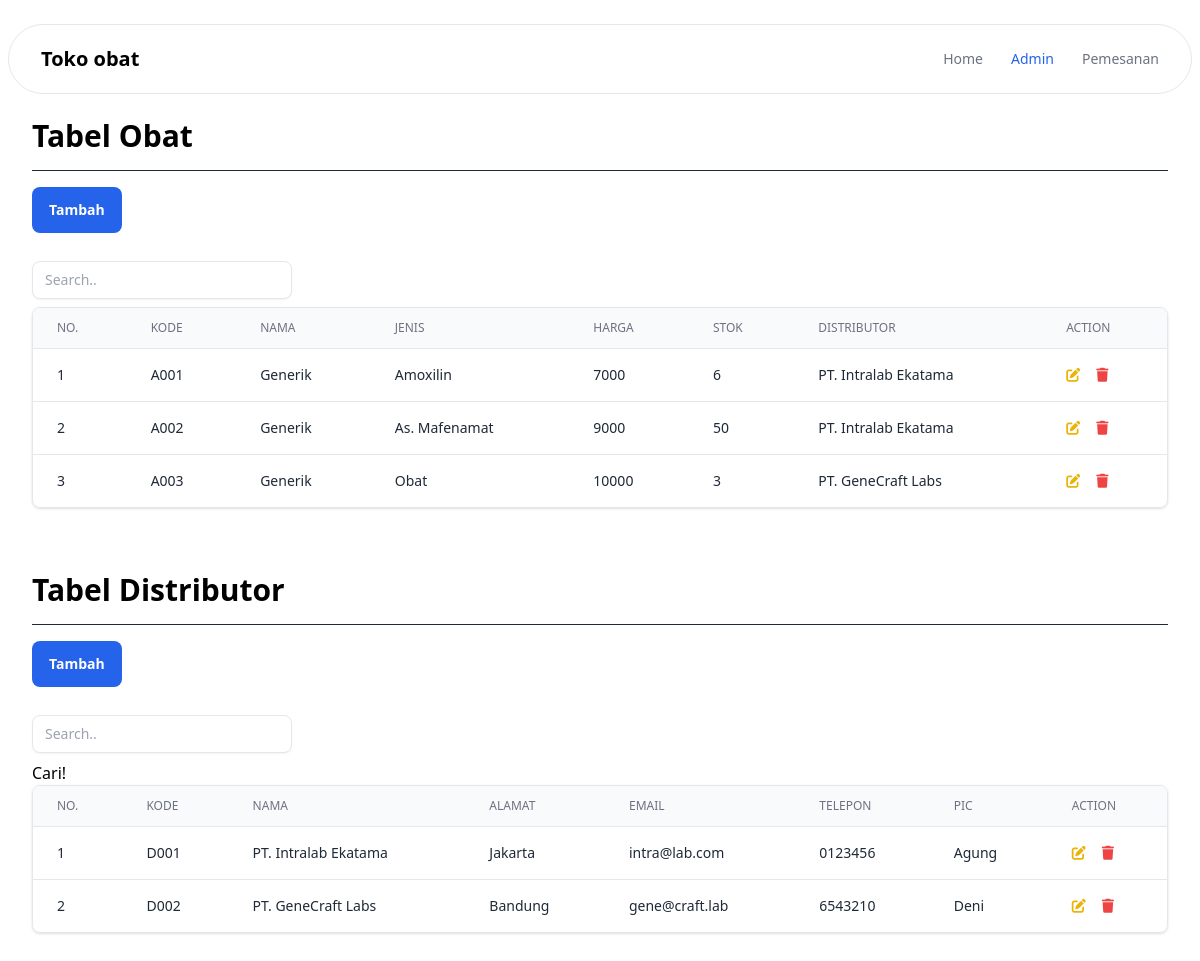
The app's page /admin.php with its own data.
### tables this page shows
CREATE TABLE `t_obat` (
  `id` int(11) NOT NULL,
  `kode` varchar(255) NOT NULL,
  `jenis` varchar(255) NOT NULL,
  `nama` varchar(255) NOT NULL,
  `harga` int(11) NOT NULL,
  `stok` int(11) NOT NULL,
  `id_distributor` int(11) NOT NULL
);

CREATE TABLE `t_distributor` (
  `id` int(11) NOT NULL,
  `kode` varchar(255) DEFAULT NULL,
  `nama` varchar(255) DEFAULT NULL,
  `alamat` varchar(255) DEFAULT NULL,
  `email` varchar(255) DEFAULT NULL,
  `telepon` varchar(255) DEFAULT NULL,
  `pic` varchar(255) DEFAULT NULL
);

### functions.php (called while the page is built, shortened)
<?php
$conn = mysqli_connect("localhost", "root", "", "toko_obat");
function query($query)
{
  global $conn;
  $result = mysqli_query($conn, $query);
  $rows = [];
  while ($row = mysqli_fetch_assoc($result)) {
    $rows[] = $row;
  }
  return $rows;
}

### admin.php (the view, shortened to what this page needs)
<?php
require 'functions.php';
$data_distributor = query("SELECT * FROM t_distributor");
$data_obat = query("SELECT t_obat.*, t_distributor.nama AS nama_distributor FROM t_obat JOIN t_distributor ON t_obat.id_distributor = t_distributor.id");
?>
<!DOCTYPE html>
<html>
<head>
    <link href="./output.css" rel="stylesheet">
</head>
<body>
    <header class="z-50 flex flex-wrap w-full text-sm md:justify-start md:flex-nowrap">
        <nav class="mt-6 relative max-w-[85rem] w-full bg-white border border-gray-200 rounded-[36px] mx-2 py-3 px-4 md:flex md:items-center md:justify-between md:py-0 md:px-6 lg:px-8 xl:mx-auto dark:bg-neutral-800 dark:border-neutral-700" aria-label="Global">
            <div class="flex items-center justify-between">
                <a class="flex-none text-xl font-semibold dark:text-white" href="index.php" aria-label="Brand">Toko obat</a>
            </div>
            <div id="navbar-collapse-with-animation" class="hidden overflow-hidden transition-all duration-300 hs-collapse basis-full grow md:block">
                <div class="flex flex-col mt-5 gap-y-4 gap-x-0 md:flex-row md:items-center md:justify-end md:gap-y-0 md:gap-x-7 md:mt-0 md:ps-7">
                    <a class="font-medium text-gray-500 hover:text-gray-400 md:py-6 dark:text-neutral-400 dark:hover:text-neutral-500" href="index.php">Home</a>
                    <a class="font-medium text-blue-600 md:py-6 dark:text-blue-500" href="admin.php" aria-current="page">Admin</a>
                    <a class="font-medium text-gray-500 hover:text-gray-400 md:py-6 dark:text-neutral-400 dark:hover:text-neutral-500" href="pemesanan.php">Pemesanan</a>
                </div>
            </div>
        </nav>
    </header>
    <main id="content">
        <div class=" max-w-[85rem] mx-auto px-4 sm:px-6 lg:px-8 pt-6 pb-2">
            <h1 class="text-3xl font-bold">Tabel Obat</h1>
            <hr class="my-4 border-gray-800 dark:border-white">
            <button type="button" class="inline-flex items-center px-4 py-3 mb-3 text-sm font-semibold text-white bg-blue-600 border border-transparent rounded-lg gap-x-2 hover:bg-blue-700 disabled:opacity-50 disabled:pointer-events-none">
                <a class="" href="./obat/tambah.php">Tambah</a>
            </button>
            </div>
            <div class="max-w-[85rem] mx-auto pb-10 px-4 sm:px-6 lg:px-8 ">
                <div class="mt-2 space-y-3">
                    <form action="" method="post" class="form-cari">
                        <input id="search" type="text" class="block px-3 py-2 my-2 text-sm border border-gray-200 rounded-lg shadow-sm bottom-1 pe-11 focus:border-blue-500 focus:ring-blue-500 disabled:opacity-50 disabled:pointer-events-none dark:bg-neutral-900 dark:border-neutral-700 dark:text-neutral-400 dark:placeholder-neutral-500 dark:focus:ring-neutral-600" name="keyword" placeholder="Search..">
                    </form>
                </div>
                <div class="flex flex-col">
                    <div class="-m-1.5 overflow-x-auto">
                        <div class="p-1.5 min-w-full inline-block align-middle">
                            <div class="overflow-hidden border rounded-lg shadow dark:border-neutral-700 dark:shadow-gray-900">
                                <table class="min-w-full divide-y divide-gray-200 dark:divide-neutral-700">
                                    <thead class="bg-gray-50 dark:bg-neutral-700">
                                        <tr>
                                            <th scope="col" class="px-6 py-3 text-xs font-medium text-gray-500 uppercase text-start dark:text-neutral-400">No.</th>
                                            <th scope="col" class="px-6 py-3 text-xs font-medium text-gray-500 uppercase text-start dark:text-neutral-400">Kode</th>
                                            <th scope="col" class="px-6 py-3 text-xs font-medium text-gray-500 uppercase text-start dark:text-neutral-400">Nama</th>
                                            <th scope="col" class="px-6 py-3 text-xs font-medium text-gray-500 uppercase text-start dark:text-neutral-400">Jenis</th>
                                            <th scope="col" class="px-6 py-3 text-xs font-medium text-gray-500 uppercase text-start dark:text-neutral-400">Harga</th>
                                            <th scope="col" class="px-6 py-3 text-xs font-medium text-gray-500 uppercase text-start dark:text-neutral-400">Stok</th>
                                            <th scope="col" class="px-6 py-3 text-xs font-medium text-gray-500 uppercase text-start dark:text-neutral-400">Distributor</th>
                                            <th scope="col" class="px-6 py-3 text-xs font-medium text-gray-500 uppercase text-start dark:text-neutral-400">Action</th>
                                        </tr>
                                    </thead>
                                    <tbody class="divide-y divide-gray-200 dark:divide-neutral-700">
                                        <?php $i = 1; ?>
                                        <?php foreach ($data_obat as $row) : ?>
                                            <tr>
                                                <td class="px-6 py-4 text-sm font-medium text-gray-800 whitespace-nowrap dark:text-neutral-200"><?= $i; ?></td>
                                                <td class="px-6 py-4 text-sm text-gray-800 whitespace-nowrap dark:text-neutral-200"><?= $row["kode"]; ?></td>
                                                <td class="px-6 py-4 text-sm text-gray-800 whitespace-nowrap dark:text-neutral-200"><?= $row["nama"]; ?></td>
                                                <td class="px-6 py-4 text-sm text-gray-800 whitespace-nowrap dark:text-neutral-200"><?= $row["jenis"]; ?></td>
                                                <td class="px-6 py-4 text-sm text-gray-800 whitespace-nowrap dark:text-neutral-200"><?= $row["harga"]; ?></td>
                                                <td class="px-6 py-4 text-sm text-gray-800 whitespace-nowrap dark:text-neutral-200"><?= $row["stok"]; ?></td>
                                                <td class="px-6 py-4 text-sm text-gray-800 whitespace-nowrap dark:text-neutral-200"><?= $row["nama_distributor"]; ?></td>
                                                <td class="flex px-6 py-4 space-x-4 text-sm text-gray-800 whitespace-nowrap dark:text-neutral-200">
                                                    <a href="./obat/edit.php?id=<?= $row['id'] ?>"><i class="text-yellow-500 fa-solid fa-pen-to-square"></i></a>
                                                    <a href="./obat/hapus.php?id=<?= $row['id'] ?>" onclick="return confirm('yakin ingin menghapus data?');"><i class="text-red-500 fa-solid fa-trash"></i></a>
                                                </td>
                                            </tr>
                                            <?php $i++; ?>
                                        <?php endforeach; ?>
                                    </tbody>
                                </table>
                            </div>
                        </div>
                    </div>
                </div>
            </div>
            <div class=" max-w-[85rem] mx-auto px-4 sm:px-6 lg:px-8 pt-6 pb-2">
                <h1 class="text-3xl font-bold">Tabel Distributor</h1>
                <hr class="my-4 border-gray-800 dark:border-white">
                <button type="button" class="inline-flex items-center px-4 py-3 mb-3 text-sm font-semibold text-white bg-blue-600 border border-transparent rounded-lg gap-x-2 hover:bg-blue-700 disabled:opacity-50 disabled:pointer-events-none">
                    <a class="" href="./distributor/tambah.php">Tambah</a>
                </button>
            </div>
            <div class="max-w-[85rem] mx-auto pb-10 px-4 sm:px-6 lg:px-8 ">
            <div class="mt-2 space-y-3">
                    <form action="" method="post" class="form-cari">
                        <input id="search" type="text" class="block px-3 py-2 my-2 text-sm border border-gray-200 rounded-lg shadow-sm bottom-1 pe-11 focus:border-blue-500 focus:ring-blue-500 disabled:opacity-50 disabled:pointer-events-none dark:bg-neutral-900 dark:border-neutral-700 dark:text-neutral-400 dark:placeholder-neutral-500 dark:focus:ring-neutral-600" name="keyword_distributor" placeholder="Search..">
                        <button type="submit" name="cari_distributor" id="tombol-cari">Cari!</button>
                    </form>
                </div>
                <div class="flex flex-col">
                    <div class="-m-1.5 overflow-x-auto">
                        <div class="p-1.5 min-w-full inline-block align-middle">
                            <div class="overflow-hidden border rounded-lg shadow dark:border-neutral-700 dark:shadow-gray-900">
                                <table class="min-w-full divide-y divide-gray-200 dark:divide-neutral-700">
                                    <thead class="bg-gray-50 dark:bg-neutral-700">
                                        <tr>
                                            <th scope="col" class="px-6 py-3 text-xs font-medium text-gray-500 uppercase text-start dark:text-neutral-400">No. </th>
                                            <th scope="col" class="px-6 py-3 text-xs font-medium text-gray-500 uppercase text-start dark:text-neutral-400">Kode</th>
                                            <th scope="col" class="px-6 py-3 text-xs font-medium text-gray-500 uppercase text-start dark:text-neutral-400">Nama</th>
                                            <th scope="col" class="px-6 py-3 text-xs font-medium text-gray-500 uppercase text-start dark:text-neutral-400">Alamat</th>
                                            <th scope="col" class="px-6 py-3 text-xs font-medium text-gray-500 uppercase text-start dark:text-neutral-400">Email</th>
                                            <th scope="col" class="px-6 py-3 text-xs font-medium text-gray-500 uppercase text-start dark:text-neutral-400">Telepon</th>
                                            <th scope="col" class="px-6 py-3 text-xs font-medium text-gray-500 uppercase text-start dark:text-neutral-400">PIC</th>
                                            <th scope="col" class="px-6 py-3 text-xs font-medium text-gray-500 uppercase text-start dark:text-neutral-400">Action</th>
                                        </tr>
                                    </thead>
                                    <tbody class="divide-y divide-gray-200 dark:divide-neutral-700">
                                        <?php $i = 1; ?>
                                        <?php foreach ($data_distributor as $row) : ?>
                                            <tr>
                                                <td class="px-6 py-4 text-sm font-medium text-gray-800 whitespace-nowrap dark:text-neutral-200"><?= $i; ?></td>
                                                <td class="px-6 py-4 text-sm text-gray-800 whitespace-nowrap dark:text-neutral-200"><?= $row["kode"]; ?></td>
                                                <td class="px-6 py-4 text-sm text-gray-800 whitespace-nowrap dark:text-neutral-200"><?= $row["nama"]; ?></td>
                                                <td class="px-6 py-4 text-sm text-gray-800 whitespace-nowrap dark:text-neutral-200"><?= $row["alamat"]; ?></td>
                                                <td class="px-6 py-4 text-sm text-gray-800 whitespace-nowrap dark:text-neutral-200"><?= $row["email"]; ?></td>
                                                <td class="px-6 py-4 text-sm text-gray-800 whitespace-nowrap dark:text-neutral-200"><?= $row["telepon"]; ?></td>
                                                <td class="px-6 py-4 text-sm text-gray-800 whitespace-nowrap dark:text-neutral-200"><?= $row["pic"]; ?></td>
                                                <td class="flex px-6 py-4 space-x-4 text-sm text-gray-800 whitespace-nowrap dark:text-neutral-200">
                                                    <a href="./distributor/edit.php?id=<?= $row['id'] ?>"><i class="text-yellow-500 fa-solid fa-pen-to-square"></i></a>
                                                    <a href="./distributor/hapus.php?id=<?= $row['id'] ?>" onclick="return confirm('yakin ingin menghapus data?');"><i class="text-red-500 fa-solid fa-trash"></i></a>
                                                </td>
                                            </tr>
                                            <?php $i++; ?>
                                        <?php endforeach; ?>
                                    </tbody>
                                </table>
                            </div>
                        </div>
                    </div>
                </div>
            </div>
    </main>
</body>
</html>

### records on screen
t_obat: kode "A001", nama "Generik", jenis "Amoxilin", harga "7000", stok "6", id_distributor.nama "PT. Intralab Ekatama"
t_obat: kode "A002", nama "Generik", jenis "As. Mafenamat", harga "9000", stok "50", id_distributor.nama "PT. Intralab Ekatama"
t_obat: kode "A003", nama "Generik", jenis "Obat", harga "10000", stok "3", id_distributor.nama "PT. GeneCraft Labs"
t_distributor: kode "D001", nama "PT. Intralab Ekatama", alamat "Jakarta", email "intra@lab.com", telepon "0123456", pic "Agung"
t_distributor: kode "D002", nama "PT. GeneCraft Labs", alamat "Bandung", email "gene@craft.lab", telepon "6543210", pic "Deni"
